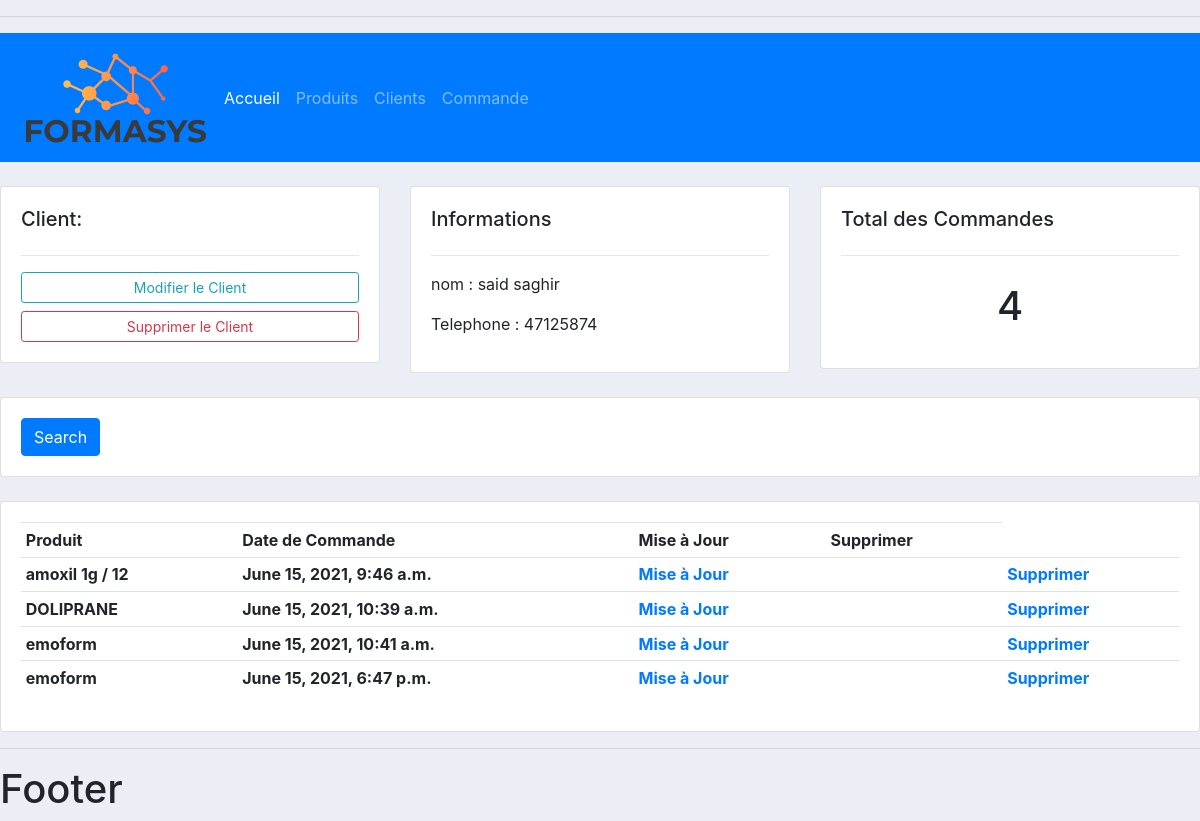
Page /client/2 on the committed database.
### client/models.py (models this page shows, shortened)
class Client(models.Model):
    nom = models.CharField(max_length=50 , null=True)
    telephone = models.CharField(max_length=50 , null=True)
    date_creation = models.DateTimeField(auto_now=True , null=True)

### commande/models.py (models this page shows)
class Commande(models.Model):
    client = models.ForeignKey(Client,null=True,on_delete=models.SET_NULL)
    produit=  models.ForeignKey(Produit,null=True,on_delete=models.SET_NULL)
    date_creation = models.DateTimeField(auto_now_add=True)

### produit/models.py (models this page shows)
class Produit(models.Model):
    nom = models.CharField(max_length=50 , null=True)
    prix = models.FloatField(null=True)
    def __str__(self):
        return self.nom

### client/views.py (the view)
# urls.py: path('/<str:pk>' ,views.list_clients , name='client' ),
def list_clients(request , pk):
    client=Client.objects.get(id=pk)
    commande=client.commande_set.all()
    total_commande=commande.count()
    context={'client':client , 'commande':commande , 'total_commande':total_commande }
    return render(request,'client/liste_client.html' , context)

### templates/client/liste_client.html
{% extends 'main.html'%}
{% block contenu %}
	<br>
<div class="row">
	<div class="col-md">
		<div class="card card-body">
			<h5>Client:</h5>
			<hr>
			<a class="btn btn-outline-info  btn-sm btn-block" href="">Modifier le Client</a>
			<a class="btn btn-outline-danger  btn-sm btn-block" href="">Supprimer le Client</a>
		</div>
	</div>
	<div class="col-md">
		<div class="card card-body">
			<h5>Informations</h5>
			<hr>
			<p>nom : {{client.nom}} </p>
			<p>Telephone : {{client.telephone}} </p>
		</div>
	</div>
	<div class="col-md">
		<div class="card card-body">
			<h5>Total des Commandes</h5>
			<hr>
			<h1 style="text-align: center;padding: 10px">{{total_commande}}</h1>
		</div>
	</div>
</div>
<br>
<div class="row">
	<div class="col">
		<div class="card card-body">
			<form method="get">
		    <button class="btn btn-primary" type="submit">Search</button>
		  </form>
		</div>
	</div>
</div>
<br>
<div class="row">
	<div class="col-md">
		<div class="card card-body">
			<table class="table table-sm">
				<tr>
					<th>Produit</th>
					<th>Date de Commande</th>
					<th>Mise à Jour</th>
					<th>Supprimer</th>
				</tr>
                    {% for com in commande %}
				   <tr>
					<th>{{com.produit}}</th>
					<th>{{com.date_creation}}</th>
					   <th><a href="">Mise à Jour</a><th>
					   <th><a href="">Supprimer</a></th>
				</tr>
                    {% endfor %}
			</table>
		</div>
	</div>
</div>
{% endblock %}

### static/css/main.css (style rules this page uses)
body { background-color: #ebeff5; }

### rows in the picture
Client: nom "said saghir", telephone "47125874"
Commande: produit "amoxil 1g / 12", date_creation "June 15, 2021, 9:46 a.m."
Commande: produit "DOLIPRANE", date_creation "June 15, 2021, 10:39 a.m."
Commande: produit "emoform", date_creation "June 15, 2021, 10:41 a.m."
Commande: produit "emoform", date_creation "June 15, 2021, 6:47 p.m."

### other values in the picture
{{ total_commande }} "4"
